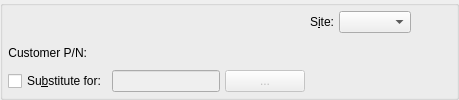
        <widget class="QGroupBox" name="_itemGroup">
         <property name="sizePolicy">
          <sizepolicy hsizetype="Minimum" vsizetype="MinimumExpanding">
           <horstretch>0</horstretch>
           <verstretch>0</verstretch>
          </sizepolicy>
         </property>
         <property name="title">
          <string/>
         </property>
         <layout class="QGridLayout">
          <property name="margin">
           <number>5</number>
          </property>
          <property name="spacing">
           <number>5</number>
          </property>
          <item row="0" column="0" colspan="2">
           <widget class="ItemCluster" name="_item">
            <property name="sizePolicy">
             <sizepolicy hsizetype="Minimum" vsizetype="Preferred">
              <horstretch>0</horstretch>
              <verstretch>0</verstretch>
             </sizepolicy>
            </property>
            <property name="focusPolicy">
             <enum>Qt::StrongFocus</enum>
            </property>
           </widget>
          </item>
          <item row="0" column="2" rowspan="3">
           <layout class="QGridLayout">
            <item row="0" column="0">
             <widget class="QLabel" name="_warehouseLit">
              <property name="text">
               <string>S&amp;ite:</string>
              </property>
              <property name="alignment">
               <set>Qt::AlignRight|Qt::AlignTrailing|Qt::AlignVCenter</set>
              </property>
              <property name="buddy">
               <cstring>_warehouse</cstring>
              </property>
             </widget>
            </item>
            <item row="0" column="1">
             <widget class="WComboBox" name="_warehouse">
              <property name="focusPolicy">
               <enum>Qt::ClickFocus</enum>
              </property>
              <property name="type">
               <enum>WComboBox::Sold</enum>
              </property>
             </widget>
            </item>
            <item row="1" column="1">
             <spacer>
              <property name="orientation">
               <enum>Qt::Vertical</enum>
              </property>
              <property name="sizeHint" stdset="0">
               <size>
                <width>20</width>
                <height>0</height>
               </size>
              </property>
             </spacer>
            </item>
            <item row="1" column="2">
             <spacer>
              <property name="orientation">
               <enum>Qt::Horizontal</enum>
              </property>
              <property name="sizeHint" stdset="0">
               <size>
                <width>40</width>
                <height>20</height>
               </size>
              </property>
             </spacer>
            </item>
           </layout>
          </item>
          <item row="1" column="0">
           <widget class="QLabel" name="_customerPNLit">
            <property name="text">
             <string>Customer P/N:</string>
            </property>
            <property name="alignment">
             <set>Qt::AlignRight|Qt::AlignTrailing|Qt::AlignVCenter</set>
            </property>
           </widget>
          </item>
          <item row="1" column="1">
           <widget class="QLabel" name="_customerPN">
            <property name="sizePolicy">
             <sizepolicy hsizetype="Expanding" vsizetype="Preferred">
              <horstretch>0</horstretch>
              <verstretch>0</verstretch>
             </sizepolicy>
            </property>
            <property name="text">
             <string/>
            </property>
            <property name="alignment">
             <set>Qt::AlignLeading|Qt::AlignLeft|Qt::AlignVCenter</set>
            </property>
           </widget>
          </item>
          <item row="2" column="0" colspan="2">
           <layout class="QHBoxLayout">
            <item>
             <widget class="QCheckBox" name="_sub">
              <property name="focusPolicy">
               <enum>Qt::NoFocus</enum>
              </property>
              <property name="text">
               <string>Su&amp;bstitute for:</string>
              </property>
             </widget>
            </item>
            <item>
             <widget class="ItemLineEdit" name="_subItem">
              <property name="enabled">
               <bool>false</bool>
              </property>
              <property name="focusPolicy">
               <enum>Qt::StrongFocus</enum>
              </property>
             </widget>
            </item>
            <item>
             <widget class="QPushButton" name="_subItemList">
              <property name="enabled">
               <bool>false</bool>
              </property>
              <property name="focusPolicy">
               <enum>Qt::NoFocus</enum>
              </property>
              <property name="text">
               <string> ... </string>
              </property>
             </widget>
            </item>
            <item>
             <spacer>
              <property name="orientation">
               <enum>Qt::Horizontal</enum>
              </property>
              <property name="sizeHint" stdset="0">
               <size>
                <width>0</width>
                <height>0</height>
               </size>
              </property>
             </spacer>
            </item>
           </layout>
          </item>
         </layout>
        </widget>
